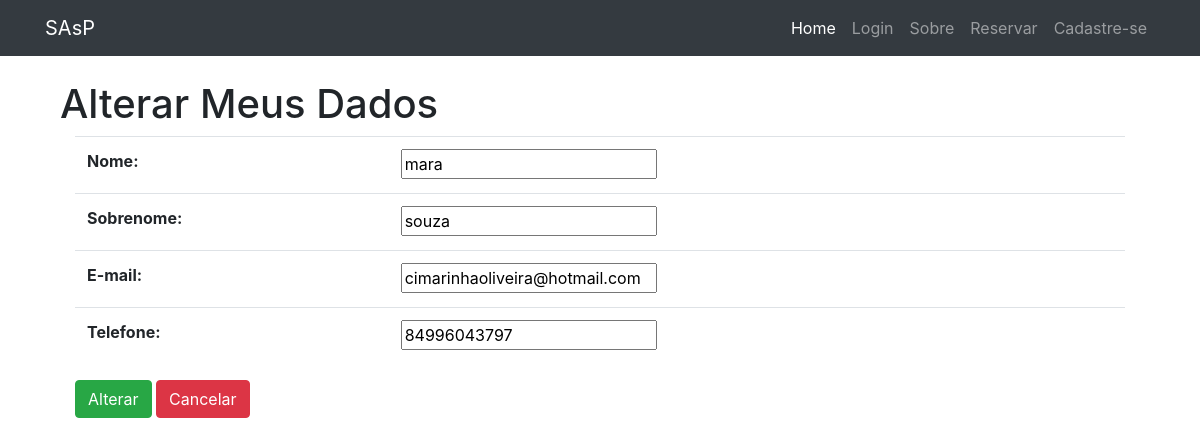
The app's page /user/editarUsuario/1 with its own data.
### disciplina/models.py (models this page shows)
class Usuario(models.Model):
    usuario = models.OneToOneField(User, on_delete=models.CASCADE, verbose_name='Usuário')
    is_active = models.BooleanField('Ativo', default=False)
    slug = models.SlugField('Atalho', max_length=200, null=True, blank=True)
    nome = models.CharField('Nome', max_length=30)
    sobrenome = models.CharField('Sobrenome', max_length=30, blank=True)
    email = models.CharField('E-mail', max_length=30, blank=True)
    telefone = models.CharField('Telefone', max_length=20)
    aluno = models.BooleanField("aluno", null=True, blank=True)
    professor = models.BooleanField("professor", null=True, blank=True)

### user/views.py (the view)
# urls.py: path('editarUsuario/<int:id>', views.editarUsuario, name='editarUsuario'),
def editarUsuario(request,id):
      data = {}
      usuario = Usuario.objects.get(id=id)
      form = FormDadosUsu(request.POST or None, instance=usuario)
      if form.is_valid():
        form.save()
        return redirect('user:editarUsuario')
      data['form'] = form
      data['usuario'] = usuario
      return render(request, 'user/editarUsuario.html', data)

### user/models.py
class FormDadosUsu(forms.ModelForm):
    class Meta:
        model = Usuario
        exclude = ('usuario','is_active','slug','aluno','professor',)

### user/templates/user/editarUsuario.html (shortened to what this page needs)
{% extends 'base.html' %}
{% block conteudo %}
<h1>Alterar Meus Dados</h1>
<div class="container">
     <form method="POST" action="{% url 'user:editarUsuario' %}" enctype="multipart/form-data">
         <table class="table">
              {{ form }}
         </table>
         <div class="row">
                <div class="col">
                    <button type="submit" class="btn btn-success">Alterar</button>
                    <button type="submit" class="btn btn-danger">Cancelar</button>
                </div>
            </div>
      </form>
</div>
{% endblock%}

### records on screen
Usuario: nome "mara", sobrenome "souza", email "cimarinhaoliveira@hotmail.com", telefone "84996043797"
